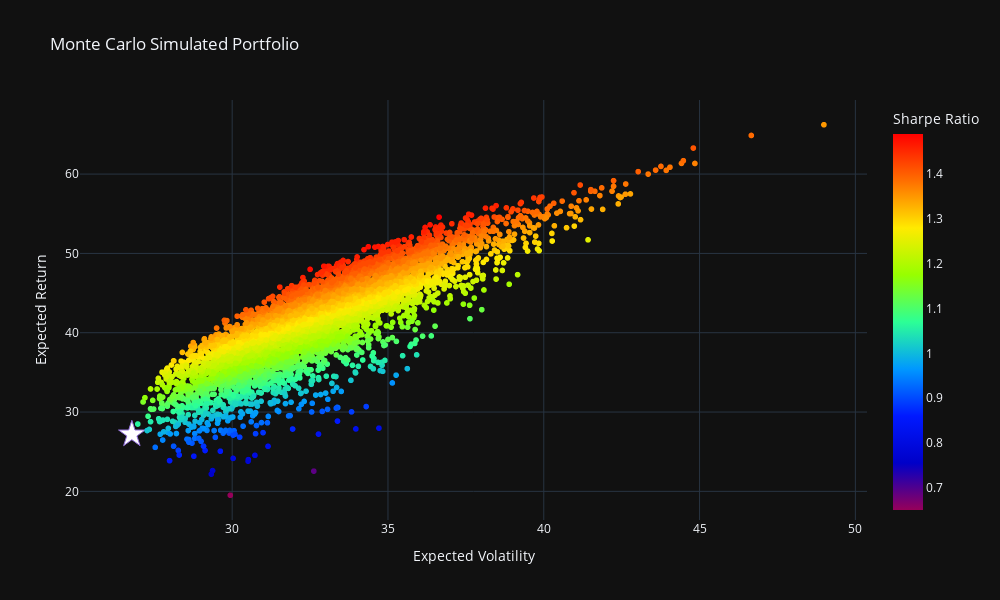

The notebook cell this image was saved under:
### Markdown cell above
Now let's view this on a chart

### Code cell
#plot simulated portfolios

fig = px.scatter(
    temp,
    x = 'port_vols',
    y = 'port_rets',
    color = 'sharpe_ratio',
    labels = {
        'port_vols': 'Expected Volatility',
        'port_rets': 'Expected Return',
        'sharpe_ratio':  'Sharpe Ratio'
    },
    title = 'Monte Carlo Simulated Portfolio',
    color_continuous_scale=px.colors.sequential.Rainbow
   # color_continuous_scale=px.colors.sequential.Rainbow[::-1] #Note the [::-1] REVERSES the scale
).update_traces(mode='markers', marker = dict(symbol='circle'))

fig.add_scatter(
    mode='markers',
    x = [jim[1][1]*100],
    y = [jim[0][1]*100],
    marker = dict(color='white', size = 20, symbol = 'star', line = dict(color='MediumPurple', width=1)),
    name = 'GMVP'
).update(layout_showlegend = False)

#Show spikes
#Oh right, these are the horizontal / vertical bars that follow your mouse.  Nice!
fig.update_xaxes(showspikes = True)
fig.update_yaxes(showspikes = True)

fig.show()

### Figure 1 — Plotly figure (JSON) as saved in the notebook; plotly's stock layout.template omitted (floating-point values rounded to 4 significant figures; data arrays with more than 128 entries replaced by an {"elided": "..."} marker saying what was removed)
{"data": [{"hovertemplate": "Expected Volatility=%{x}<br>Expected Return=%{y}<br>Sharpe Ratio=%{marker.color}<extra></extra>", "legendgroup": "", "marker": {"color": {"elided": "5000 float values"}, "coloraxis": "coloraxis", "symbol": "circle"}, "mode": "markers", "name": "", "showlegend": false, "type": "scattergl", "x": {"elided": "5000 float values"}, "xaxis": "x", "y": {"elided": "5000 float values"}, "yaxis": "y"}, {"marker": {"color": "white", "line": {"color": "MediumPurple", "width": 1}, "size": 20, "symbol": "star"}, "mode": "markers", "name": "GMVP", "type": "scatter", "x": [26.78], "y": [27.19]}], "layout": {"coloraxis": {"colorbar": {"title": {"text": "Sharpe Ratio"}}, "colorscale": [[0, "rgb(150,0,90)"], [0.125, "rgb(0,0,200)"], [0.25, "rgb(0,25,255)"], [0.375, "rgb(0,152,255)"], [0.5, "rgb(44,255,150)"], [0.625, "rgb(151,255,0)"], [0.75, "rgb(255,234,0)"], [0.875, "rgb(255,111,0)"], [1, "rgb(255,0,0)"]]}, "height": 600, "legend": {"tracegroupgap": 0}, "showlegend": false, "title": {"text": "Monte Carlo Simulated Portfolio"}, "width": 1000, "xaxis": {"anchor": "y", "domain": [0, 1], "showspikes": true, "title": {"text": "Expected Volatility"}}, "yaxis": {"anchor": "x", "domain": [0, 1], "showspikes": true, "title": {"text": "Expected Return"}}}}
